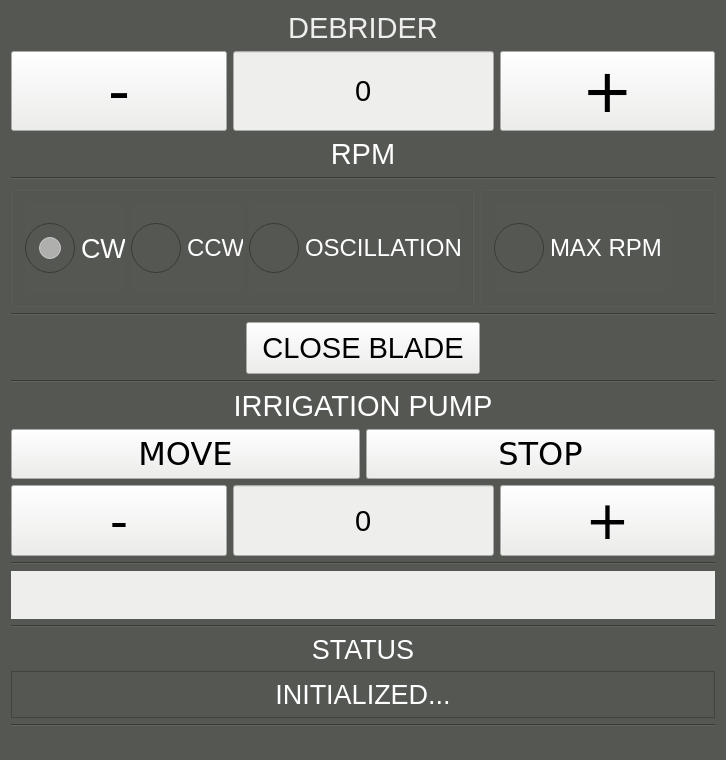
<?xml version="1.0" encoding="UTF-8"?>
<ui version="4.0">
 <class>MainWindow</class>
 <widget class="QMainWindow" name="MainWindow">
  <property name="geometry">
   <rect>
    <x>0</x>
    <y>0</y>
    <width>726</width>
    <height>760</height>
   </rect>
  </property>
  <property name="windowTitle">
   <string>MainWindow</string>
  </property>
  <property name="styleSheet">
   <string notr="true">background-color: rgb(85, 87, 83);</string>
  </property>
  <widget class="QWidget" name="centralWidget">
   <layout class="QVBoxLayout" name="verticalLayout_4">
    <item>
     <widget class="QLabel" name="lblDebrider">
      <property name="sizePolicy">
       <sizepolicy hsizetype="Expanding" vsizetype="Minimum">
        <horstretch>0</horstretch>
        <verstretch>0</verstretch>
       </sizepolicy>
      </property>
      <property name="minimumSize">
       <size>
        <width>60</width>
        <height>30</height>
       </size>
      </property>
      <property name="font">
       <font>
        <pointsize>22</pointsize>
       </font>
      </property>
      <property name="styleSheet">
       <string notr="true">color: rgb(238, 238, 236);</string>
      </property>
      <property name="text">
       <string>DEBRIDER</string>
      </property>
      <property name="alignment">
       <set>Qt::AlignCenter</set>
      </property>
     </widget>
    </item>
    <item>
     <layout class="QHBoxLayout" name="lytBLDCvel">
      <item>
       <widget class="QPushButton" name="btnDecreaseRPM">
        <property name="sizePolicy">
         <sizepolicy hsizetype="Expanding" vsizetype="Expanding">
          <horstretch>0</horstretch>
          <verstretch>0</verstretch>
         </sizepolicy>
        </property>
        <property name="font">
         <font>
          <family>DejaVu Sans</family>
          <pointsize>46</pointsize>
          <weight>50</weight>
          <italic>false</italic>
          <bold>false</bold>
         </font>
        </property>
        <property name="cursor">
         <cursorShape>ArrowCursor</cursorShape>
        </property>
        <property name="mouseTracking">
         <bool>false</bool>
        </property>
        <property name="styleSheet">
         <string notr="true">background-color : rgb(238, 238, 236);</string>
        </property>
        <property name="text">
         <string>-</string>
        </property>
       </widget>
      </item>
      <item>
       <widget class="QLineEdit" name="p_BLDCspeedInfo">
        <property name="sizePolicy">
         <sizepolicy hsizetype="Expanding" vsizetype="Expanding">
          <horstretch>0</horstretch>
          <verstretch>0</verstretch>
         </sizepolicy>
        </property>
        <property name="font">
         <font>
          <pointsize>22</pointsize>
         </font>
        </property>
        <property name="styleSheet">
         <string notr="true">background-color: rgb(238, 238, 236);</string>
        </property>
        <property name="text">
         <string>0</string>
        </property>
        <property name="alignment">
         <set>Qt::AlignCenter</set>
        </property>
       </widget>
      </item>
      <item>
       <widget class="QPushButton" name="btnIncreaseRPM">
        <property name="sizePolicy">
         <sizepolicy hsizetype="Expanding" vsizetype="Expanding">
          <horstretch>0</horstretch>
          <verstretch>0</verstretch>
         </sizepolicy>
        </property>
        <property name="minimumSize">
         <size>
          <width>0</width>
          <height>0</height>
         </size>
        </property>
        <property name="font">
         <font>
          <family>DejaVu Sans</family>
          <pointsize>46</pointsize>
          <weight>50</weight>
          <italic>false</italic>
          <bold>false</bold>
         </font>
        </property>
        <property name="styleSheet">
         <string notr="true">background-color: rgb(238, 238, 236);</string>
        </property>
        <property name="text">
         <string>+</string>
        </property>
       </widget>
      </item>
     </layout>
    </item>
    <item>
     <layout class="QHBoxLayout" name="lytRPM">
      <item>
       <spacer name="horizontalSpacer_4">
        <property name="orientation">
         <enum>Qt::Horizontal</enum>
        </property>
        <property name="sizeHint" stdset="0">
         <size>
          <width>40</width>
          <height>20</height>
         </size>
        </property>
       </spacer>
      </item>
      <item>
       <widget class="QLabel" name="lblRPM">
        <property name="sizePolicy">
         <sizepolicy hsizetype="Expanding" vsizetype="Minimum">
          <horstretch>0</horstretch>
          <verstretch>0</verstretch>
         </sizepolicy>
        </property>
        <property name="minimumSize">
         <size>
          <width>40</width>
          <height>25</height>
         </size>
        </property>
        <property name="font">
         <font>
          <pointsize>22</pointsize>
         </font>
        </property>
        <property name="styleSheet">
         <string notr="true">color: rgb(255, 255, 255);</string>
        </property>
        <property name="text">
         <string>RPM</string>
        </property>
        <property name="alignment">
         <set>Qt::AlignCenter</set>
        </property>
       </widget>
      </item>
      <item>
       <spacer name="horizontalSpacer_3">
        <property name="orientation">
         <enum>Qt::Horizontal</enum>
        </property>
        <property name="sizeHint" stdset="0">
         <size>
          <width>40</width>
          <height>20</height>
         </size>
        </property>
       </spacer>
      </item>
     </layout>
    </item>
    <item>
     <widget class="Line" name="lineWorkingModeAbv">
      <property name="orientation">
       <enum>Qt::Horizontal</enum>
      </property>
     </widget>
    </item>
    <item>
     <layout class="QHBoxLayout" name="lytWorkingModes">
      <property name="spacing">
       <number>6</number>
      </property>
      <property name="sizeConstraint">
       <enum>QLayout::SetDefaultConstraint</enum>
      </property>
      <property name="topMargin">
       <number>0</number>
      </property>
      <property name="bottomMargin">
       <number>0</number>
      </property>
      <item>
       <widget class="QGroupBox" name="BoxModes">
        <property name="enabled">
         <bool>true</bool>
        </property>
        <property name="sizePolicy">
         <sizepolicy hsizetype="Minimum" vsizetype="Minimum">
          <horstretch>0</horstretch>
          <verstretch>0</verstretch>
         </sizepolicy>
        </property>
        <property name="minimumSize">
         <size>
          <width>150</width>
          <height>100</height>
         </size>
        </property>
        <property name="font">
         <font>
          <pointsize>1</pointsize>
         </font>
        </property>
        <property name="styleSheet">
         <string notr="true">background-color: rgb(85, 87, 83);
</string>
        </property>
        <property name="title">
         <string/>
        </property>
        <layout class="QHBoxLayout" name="horizontalLayout_3">
         <item>
          <widget class="QRadioButton" name="radioCW">
           <property name="enabled">
            <bool>true</bool>
           </property>
           <property name="sizePolicy">
            <sizepolicy hsizetype="Preferred" vsizetype="Minimum">
             <horstretch>0</horstretch>
             <verstretch>0</verstretch>
            </sizepolicy>
           </property>
           <property name="minimumSize">
            <size>
             <width>100</width>
             <height>90</height>
            </size>
           </property>
           <property name="font">
            <font>
             <pointsize>20</pointsize>
            </font>
           </property>
           <property name="cursor">
            <cursorShape>PointingHandCursor</cursorShape>
           </property>
           <property name="styleSheet">
            <string notr="true">

QRadioButton {
color: rgb(255, 255, 255);
selection-color: rgb(255, 255, 255);
selection-background-color: rgb(255, 255, 255);
}

QRadioButton::indicator {
    width: 50px;
    height: 50px;
}
</string>
           </property>
           <property name="text">
            <string>CW</string>
           </property>
           <property name="checked">
            <bool>true</bool>
           </property>
          </widget>
         </item>
         <item>
          <widget class="QRadioButton" name="radioCCW">
           <property name="sizePolicy">
            <sizepolicy hsizetype="Preferred" vsizetype="Minimum">
             <horstretch>0</horstretch>
             <verstretch>0</verstretch>
            </sizepolicy>
           </property>
           <property name="minimumSize">
            <size>
             <width>100</width>
             <height>90</height>
            </size>
           </property>
           <property name="font">
            <font>
             <pointsize>18</pointsize>
            </font>
           </property>
           <property name="styleSheet">
            <string notr="true">

QRadioButton {
color: rgb(255, 255, 255);
selection-color: rgb(255, 255, 255);
selection-background-color: rgb(255, 255, 255);
}

QRadioButton::indicator {
    width: 50px;
    height: 50px;
}
</string>
           </property>
           <property name="text">
            <string>CCW</string>
           </property>
          </widget>
         </item>
         <item>
          <widget class="QRadioButton" name="radioOSC">
           <property name="enabled">
            <bool>true</bool>
           </property>
           <property name="sizePolicy">
            <sizepolicy hsizetype="Minimum" vsizetype="Minimum">
             <horstretch>0</horstretch>
             <verstretch>0</verstretch>
            </sizepolicy>
           </property>
           <property name="minimumSize">
            <size>
             <width>150</width>
             <height>90</height>
            </size>
           </property>
           <property name="font">
            <font>
             <pointsize>18</pointsize>
            </font>
           </property>
           <property name="cursor">
            <cursorShape>PointingHandCursor</cursorShape>
           </property>
           <property name="styleSheet">
            <string notr="true">

QRadioButton {
color: rgb(255, 255, 255);
selection-color: rgb(255, 255, 255);
selection-background-color: rgb(255, 255, 255);
}

QRadioButton::indicator {
    width: 50px;
    height: 50px;
}
</string>
           </property>
           <property name="text">
            <string>OSCILLATION</string>
           </property>
          </widget>
         </item>
        </layout>
       </widget>
      </item>
      <item>
       <widget class="QGroupBox" name="BoxMAXRPM">
        <property name="sizePolicy">
         <sizepolicy hsizetype="Maximum" vsizetype="Expanding">
          <horstretch>0</horstretch>
          <verstretch>0</verstretch>
         </sizepolicy>
        </property>
        <property name="minimumSize">
         <size>
          <width>200</width>
          <height>0</height>
         </size>
        </property>
        <property name="font">
         <font>
          <pointsize>1</pointsize>
         </font>
        </property>
        <property name="styleSheet">
         <string notr="true">background-color: rgb(85, 87, 83);</string>
        </property>
        <property name="title">
         <string/>
        </property>
        <layout class="QHBoxLayout" name="horizontalLayout_4">
         <item>
          <widget class="QRadioButton" name="radioMAXRPM">
           <property name="sizePolicy">
            <sizepolicy hsizetype="Minimum" vsizetype="Minimum">
             <horstretch>0</horstretch>
             <verstretch>0</verstretch>
            </sizepolicy>
           </property>
           <property name="minimumSize">
            <size>
             <width>0</width>
             <height>90</height>
            </size>
           </property>
           <property name="font">
            <font>
             <pointsize>18</pointsize>
            </font>
           </property>
           <property name="styleSheet">
            <string notr="true">

QRadioButton {
color: rgb(255, 255, 255);
selection-color: rgb(255, 255, 255);
selection-background-color: rgb(255, 255, 255);
}

QRadioButton::indicator {
    width: 50px;
    height: 50px;
}
</string>
           </property>
           <property name="text">
            <string>MAX RPM </string>
           </property>
          </widget>
         </item>
         <item>
          <spacer name="horizontalSpacer_5">
           <property name="orientation">
            <enum>Qt::Horizontal</enum>
           </property>
           <property name="sizeHint" stdset="0">
            <size>
             <width>40</width>
             <height>20</height>
            </size>
           </property>
          </spacer>
         </item>
        </layout>
       </widget>
      </item>
     </layout>
    </item>
    <item>
     <widget class="Line" name="lineEMCB">
      <property name="orientation">
       <enum>Qt::Horizontal</enum>
      </property>
     </widget>
    </item>
    <item>
     <layout class="QHBoxLayout" name="lytEmergency_CloseBlade">
      <item>
       <spacer name="horizontalSpacer">
        <property name="orientation">
         <enum>Qt::Horizontal</enum>
        </property>
        <property name="sizeHint" stdset="0">
         <size>
          <width>40</width>
          <height>20</height>
         </size>
        </property>
       </spacer>
      </item>
      <item>
       <widget class="QPushButton" name="btnCloseBlade">
        <property name="sizePolicy">
         <sizepolicy hsizetype="Expanding" vsizetype="Expanding">
          <horstretch>0</horstretch>
          <verstretch>0</verstretch>
         </sizepolicy>
        </property>
        <property name="minimumSize">
         <size>
          <width>25</width>
          <height>52</height>
         </size>
        </property>
        <property name="font">
         <font>
          <pointsize>22</pointsize>
         </font>
        </property>
        <property name="styleSheet">
         <string notr="true">background-color: rgb(238, 238, 236);</string>
        </property>
        <property name="text">
         <string>CLOSE BLADE</string>
        </property>
       </widget>
      </item>
      <item>
       <spacer name="horizontalSpacer_2">
        <property name="orientation">
         <enum>Qt::Horizontal</enum>
        </property>
        <property name="sizeHint" stdset="0">
         <size>
          <width>40</width>
          <height>20</height>
         </size>
        </property>
       </spacer>
      </item>
     </layout>
    </item>
    <item>
     <widget class="Line" name="lineEMCBundr">
      <property name="orientation">
       <enum>Qt::Horizontal</enum>
      </property>
     </widget>
    </item>
    <item>
     <widget class="QLabel" name="lblIrrigation">
      <property name="sizePolicy">
       <sizepolicy hsizetype="Expanding" vsizetype="Minimum">
        <horstretch>0</horstretch>
        <verstretch>0</verstretch>
       </sizepolicy>
      </property>
      <property name="minimumSize">
       <size>
        <width>40</width>
        <height>30</height>
       </size>
      </property>
      <property name="font">
       <font>
        <pointsize>22</pointsize>
       </font>
      </property>
      <property name="styleSheet">
       <string notr="true">color: rgb(255, 255, 255);</string>
      </property>
      <property name="text">
       <string>IRRIGATION PUMP</string>
      </property>
      <property name="alignment">
       <set>Qt::AlignCenter</set>
      </property>
     </widget>
    </item>
    <item>
     <layout class="QHBoxLayout" name="lyt_MoveStop">
      <item>
       <widget class="QPushButton" name="btnIrrigationMove">
        <property name="sizePolicy">
         <sizepolicy hsizetype="Expanding" vsizetype="Expanding">
          <horstretch>0</horstretch>
          <verstretch>0</verstretch>
         </sizepolicy>
        </property>
        <property name="minimumSize">
         <size>
          <width>0</width>
          <height>50</height>
         </size>
        </property>
        <property name="font">
         <font>
          <family>DejaVu Sans</family>
          <pointsize>24</pointsize>
          <weight>50</weight>
          <italic>false</italic>
          <bold>false</bold>
         </font>
        </property>
        <property name="cursor">
         <cursorShape>ArrowCursor</cursorShape>
        </property>
        <property name="mouseTracking">
         <bool>false</bool>
        </property>
        <property name="styleSheet">
         <string notr="true">background-color: rgb(238, 238, 236);</string>
        </property>
        <property name="text">
         <string>MOVE</string>
        </property>
       </widget>
      </item>
      <item>
       <widget class="QPushButton" name="btnIrrigationStop">
        <property name="sizePolicy">
         <sizepolicy hsizetype="Expanding" vsizetype="Expanding">
          <horstretch>0</horstretch>
          <verstretch>0</verstretch>
         </sizepolicy>
        </property>
        <property name="minimumSize">
         <size>
          <width>35</width>
          <height>50</height>
         </size>
        </property>
        <property name="font">
         <font>
          <family>DejaVu Sans</family>
          <pointsize>24</pointsize>
          <weight>50</weight>
          <italic>false</italic>
          <bold>false</bold>
         </font>
        </property>
        <property name="styleSheet">
         <string notr="true">background-color: rgb(238, 238, 236);
</string>
        </property>
        <property name="text">
         <string>STOP</string>
        </property>
       </widget>
      </item>
     </layout>
    </item>
    <item>
     <layout class="QHBoxLayout" name="lytPumpVel">
      <item>
       <widget class="QPushButton" name="btnDecreaseFlow">
        <property name="sizePolicy">
         <sizepolicy hsizetype="Expanding" vsizetype="Expanding">
          <horstretch>0</horstretch>
          <verstretch>0</verstretch>
         </sizepolicy>
        </property>
        <property name="font">
         <font>
          <family>DejaVu Serif</family>
          <pointsize>40</pointsize>
         </font>
        </property>
        <property name="styleSheet">
         <string notr="true">background-color: rgb(238, 238, 236);</string>
        </property>
        <property name="text">
         <string>-</string>
        </property>
       </widget>
      </item>
      <item>
       <widget class="QLineEdit" name="p_MotorSpeedInfo">
        <property name="sizePolicy">
         <sizepolicy hsizetype="Expanding" vsizetype="Expanding">
          <horstretch>0</horstretch>
          <verstretch>0</verstretch>
         </sizepolicy>
        </property>
        <property name="font">
         <font>
          <pointsize>22</pointsize>
         </font>
        </property>
        <property name="styleSheet">
         <string notr="true">background-color: rgb(238, 238, 236);</string>
        </property>
        <property name="text">
         <string>0</string>
        </property>
        <property name="alignment">
         <set>Qt::AlignCenter</set>
        </property>
       </widget>
      </item>
      <item>
       <widget class="QPushButton" name="btnIncreaseFlow">
        <property name="sizePolicy">
         <sizepolicy hsizetype="Expanding" vsizetype="Expanding">
          <horstretch>0</horstretch>
          <verstretch>0</verstretch>
         </sizepolicy>
        </property>
        <property name="font">
         <font>
          <family>DejaVu Sans</family>
          <pointsize>40</pointsize>
          <weight>50</weight>
          <italic>false</italic>
          <bold>false</bold>
         </font>
        </property>
        <property name="styleSheet">
         <string notr="true">background-color: rgb(238, 238, 236);</string>
        </property>
        <property name="text">
         <string>+</string>
        </property>
       </widget>
      </item>
     </layout>
    </item>
    <item>
     <widget class="Line" name="lineMedicaretecAbv">
      <property name="orientation">
       <enum>Qt::Horizontal</enum>
      </property>
     </widget>
    </item>
    <item>
     <widget class="QLabel" name="lblLogo">
      <property name="sizePolicy">
       <sizepolicy hsizetype="Expanding" vsizetype="Expanding">
        <horstretch>0</horstretch>
        <verstretch>0</verstretch>
       </sizepolicy>
      </property>
      <property name="styleSheet">
       <string notr="true">background-color: rgb(238, 238, 236);
</string>
      </property>
      <property name="text">
       <string/>
      </property>
      <property name="pixmap">
       <pixmap resource="resources.qrc">:/Logo2.png</pixmap>
      </property>
      <property name="alignment">
       <set>Qt::AlignCenter</set>
      </property>
     </widget>
    </item>
    <item>
     <widget class="Line" name="lineStatusAbv">
      <property name="orientation">
       <enum>Qt::Horizontal</enum>
      </property>
     </widget>
    </item>
    <item>
     <widget class="QLabel" name="lblConstStatus">
      <property name="sizePolicy">
       <sizepolicy hsizetype="Expanding" vsizetype="Minimum">
        <horstretch>0</horstretch>
        <verstretch>0</verstretch>
       </sizepolicy>
      </property>
      <property name="minimumSize">
       <size>
        <width>40</width>
        <height>16</height>
       </size>
      </property>
      <property name="font">
       <font>
        <pointsize>20</pointsize>
       </font>
      </property>
      <property name="styleSheet">
       <string notr="true">color: rgb(255, 255, 255);</string>
      </property>
      <property name="text">
       <string>STATUS</string>
      </property>
      <property name="alignment">
       <set>Qt::AlignCenter</set>
      </property>
      <property name="wordWrap">
       <bool>true</bool>
      </property>
     </widget>
    </item>
    <item>
     <widget class="QLabel" name="lblStatusMsg">
      <property name="sizePolicy">
       <sizepolicy hsizetype="Expanding" vsizetype="Expanding">
        <horstretch>0</horstretch>
        <verstretch>0</verstretch>
       </sizepolicy>
      </property>
      <property name="font">
       <font>
        <pointsize>20</pointsize>
       </font>
      </property>
      <property name="styleSheet">
       <string notr="true">color: rgb(255, 255, 255);</string>
      </property>
      <property name="frameShape">
       <enum>QFrame::StyledPanel</enum>
      </property>
      <property name="text">
       <string>INITIALIZED...</string>
      </property>
      <property name="alignment">
       <set>Qt::AlignCenter</set>
      </property>
     </widget>
    </item>
    <item>
     <widget class="Line" name="lineStatusUndr">
      <property name="orientation">
       <enum>Qt::Horizontal</enum>
      </property>
     </widget>
    </item>
   </layout>
  </widget>
  <widget class="QStatusBar" name="statusBar"/>
 </widget>
 <layoutdefault spacing="6" margin="11"/>
 <resources>
  <include location="resources.qrc"/>
 </resources>
 <connections/>
</ui>
